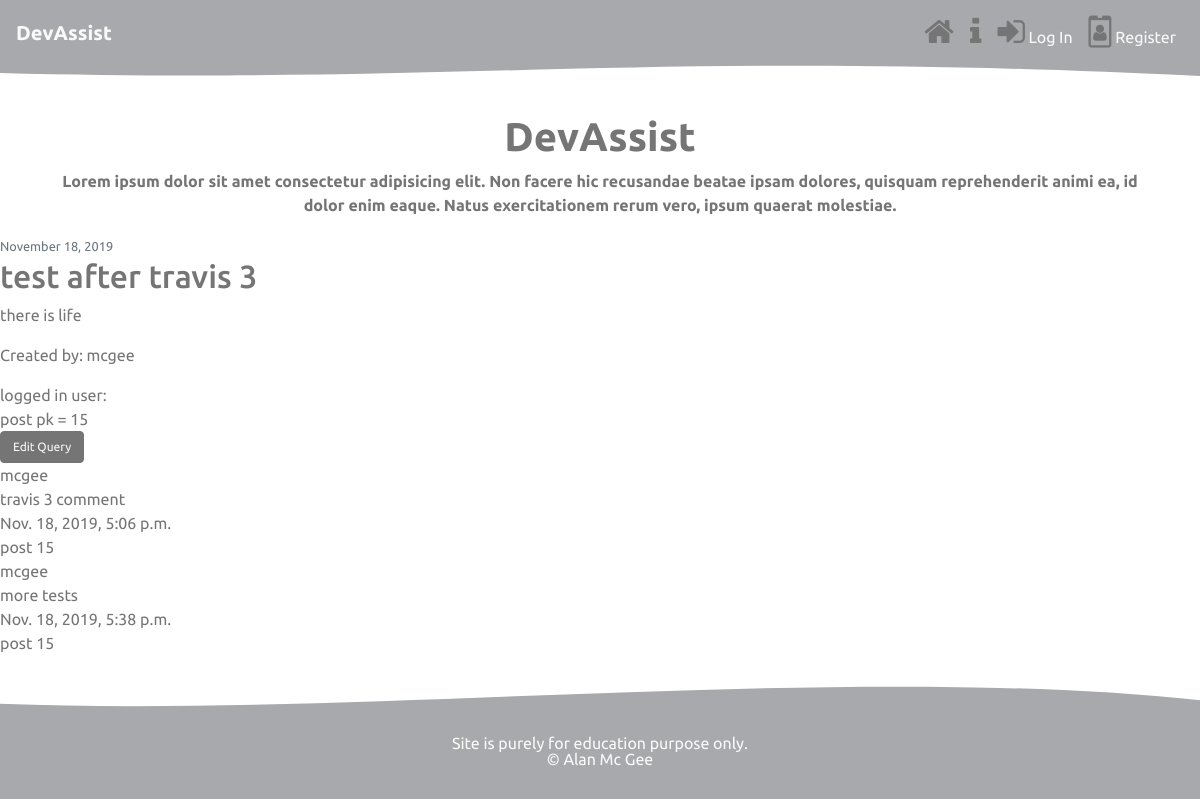
Page /community/query/15/ on the earlier database version.
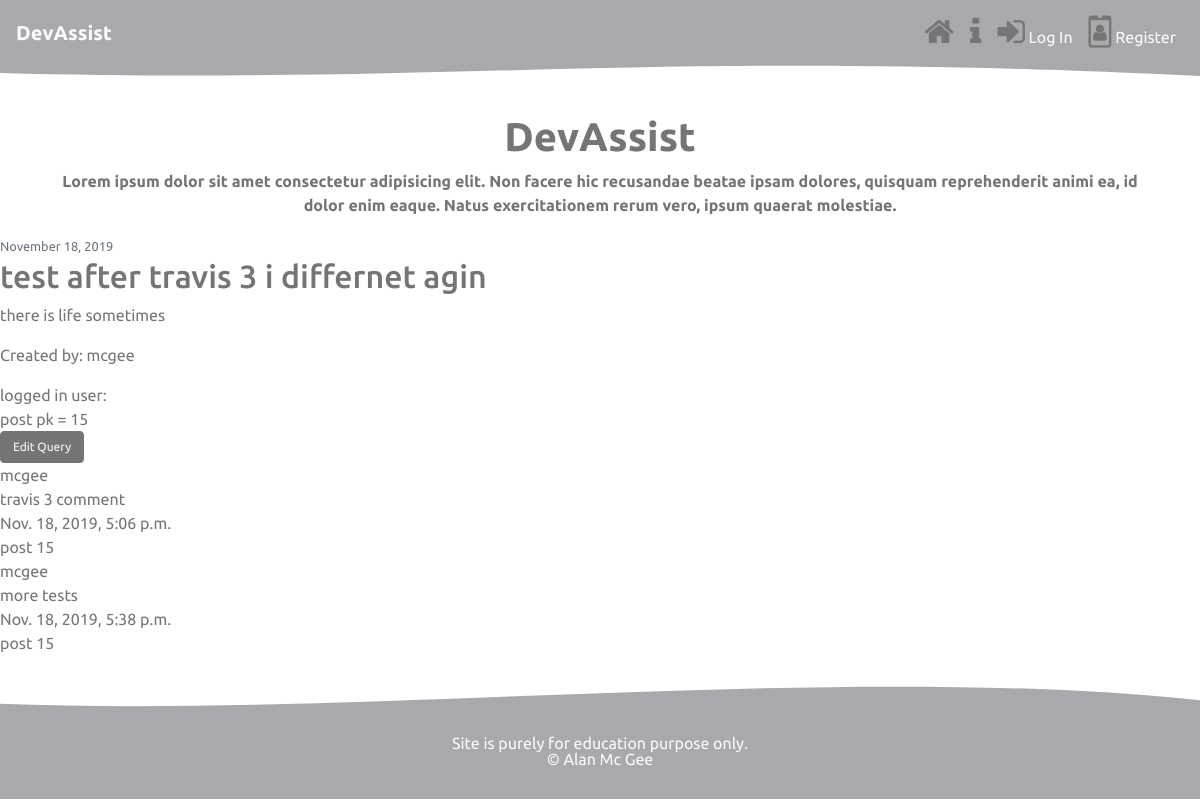
Same page on the later database version.
### forum/models.py (models this page shows, shortened)
class Post(models.Model):
    title = models.CharField(max_length=100)
    content = models.TextField()
    date_posted = models.DateTimeField(default=timezone.now)
    author = models.ForeignKey(User, on_delete=models.CASCADE) # cascade -  when user is deleted remove all posts
    class Meta:
        ordering = ("-date_posted", )

class Comment(models.Model):
    title = models.CharField(max_length=100)
    content = models.TextField(max_length=1500, null=True)
    date_posted = models.DateTimeField(default=timezone.now)
    query = models.ForeignKey(Post, null=True, on_delete=models.CASCADE)
    comment_by = models.ForeignKey(User,null=True,on_delete=models.CASCADE, default=1)
    comment_date = models.DateTimeField(auto_now_add=True)

### forum/views.py (the view)
# urls.py: path('query/<int:pk>/', views.query_detail, name='post-detail'),
def query_detail(request, pk):
    query_detail = get_object_or_404(Post, pk=pk)
    comment = Comment.query_id
    comments = Comment.objects.filter(query_id = pk )
    context = {
        "post": query_detail,
        "comments":comments,
    }
    return render(request, "forum/post_detail.html", context)

### forum/templates/forum/post_detail.html (shortened to what this page needs)
{% extends "base.html" %}
{% block content %}
  <article>
        <small class="text-muted">{{ post.date_posted|date:"F d, Y" }}</small>
      <h2 >{{ post.title }}</h2>
      <p >{{ post.content }}</p>
        <p>Created by: {{ post.author }}</p>logged in user: {{ request.user.username }}<br>post pk = {{ post.pk }}
  </article>
  <a href="{% url 'post-edit' post.id%}" class="btn btn-info">Edit Query</a><br>
  {% for comment in comments %}
  {{ comment.comment_by }}<br>
  {{ comment.content }}<br>
  {{ comment.comment_date }}<br>
  post {{ comment.query_id }}<br>
  {% endfor %}
{% endblock content %}

### templates/base.html (shortened to what this page needs)
{% load static from staticfiles %}
<!DOCTYPE html>
<html>
<head>
    <link rel="stylesheet" href="https://maxcdn.bootstrapcdn.com/bootstrap/4.1.3/css/bootstrap.min.css">
    <link href="https://stackpath.bootstrapcdn.com/font-awesome/4.7.0/css/font-awesome.min.css" rel="stylesheet"
>
    <link rel="stylesheet" href="{% static 'css/main.css' %}">
</head>
<body>
    <header>
        <nav class="navbar navbar-expand-lg navbar-light bg-light">
            <a class="navbar-brand" href="/"><strong>DevAssist</strong></a>
            <div class="collapse navbar-collapse" id="navbarNavAltMarkup">
                <div class="navbar-nav ml-auto ">
                    {% if user.is_authenticated %}
                    <a class="nav-item nav-link " href="{% url 'home' %}"><i class="fa fa-home fa-2x" aria-hidden="true"></i>  </a>
                    <a class="nav-item nav-link " href="{% url 'about' %}"><i class="fa fa-info fa-2x" aria-hidden="true"></i> </a>
                    <a class="nav-item nav-link " href="{% url 'logout' %}"><i class="fa fa-sign-out fa-2x" aria-hidden="true"></i>Logout</a>
                    {% else %}
                    <a class="nav-item nav-link " href="{% url 'home' %}"><i class="fa fa-home fa-2x" aria-hidden="true"></i>  </a>
                    <a class="nav-item nav-link " href="{% url 'about' %}"><i class="fa fa-info fa-2x" aria-hidden="true"></i>  </a>
                    <a class="nav-item nav-link " href="{% url 'login' %}"><i class="fa fa-sign-in fa-2x" aria-hidden="true"></i> Log In </a>
                    <a class="nav-item nav-link " href="{% url 'register' %}"><i class="fa fa-id-badge fa-2x" aria-hidden="true"></i> Register</a>
                    {% endif %}
                </div>
            </div>
                </nav>
        <div style="height: 3rem; overflow: hidden;"><svg viewBox="0 0 500 150" preserveAspectRatio="none"
            style="height: 100%; width: 100%;">
            <path d="M-0.28,24.97 C194.41,62.47 271.49,-50.00 500.84,34.83 L500.00,0.00 L0.00,0.00 Z"
                style="stroke: none; fill: #a8a9ad"></path>
        </svg></div>
            </header>
    <main>
            <div class="row no-gutters">
                <div class="col-12">
                    <div class="jumbotron-fluid">
                        <div class="container">
                            <h1> <strong>DevAssist</strong></h1>
                            <p>Lorem ipsum dolor sit amet consectetur adipisicing elit. Non facere hic recusandae beatae ipsam dolores, quisquam reprehenderit animi ea,
                                id dolor enim eaque. Natus exercitationem rerum vero, ipsum quaerat molestiae.</p>
                        </div>
                    </div>
                </div>
            </div>
            {% block content %}{% endblock %}
            </main>
            <div style="height: 4rem; overflow: hidden;">
                <svg viewBox="0 0 500 150" preserveAspectRatio="none" style="height: 100%; width: 100%;">
                    <path d="M-2.55,113.77 C150.00,150.00 352.99,14.10 502.54,107.85 L500.00,150.00 L0.00,150.00 Z"
                        style="stroke: none; fill: #a8a9ad"></path>
                </svg>
            </div>
            <footer>
                <div class="footer">
                    <p>Site is purely for education purpose only. <br> &copy; Alan Mc Gee</p>
                </div>
            </footer>
</body>
</html>

### static/css/main.css (style rules this page uses)
body { font-family: 'Ubuntu', sans-serif; color: #757575; }
.bg-light { background-color: #a8a9ad!important; }
.navbar-light .navbar-brand { color: #fafafa; }
.nav-item { color: #fafafa!important; }
.jumbotron-fluid { font-weight: bold; background-color: white; text-align: center; }
.fa { color: #a8a9ad; }
.fa-2x { color: #757575; }
.btn-info { font-size: .75rem; background-color: #757575; color: #fafafa; border-color: #757575; }
.footer { line-height: 1rem; font-size: 1rem; text-align: center; background-color: #a8a9ad; padding: 1rem; color: #fafafa; }

Differences in the rows shown:
changed Post "mcgee": title "test after travis 3" → "test after travis 3 i differnet agin"; content "there is life" → "there is life sometimes"
